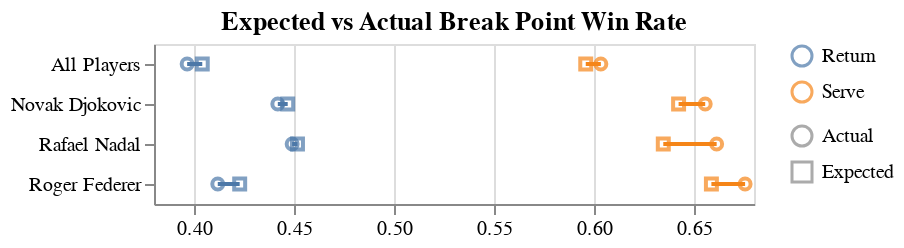

The code cell stored with this chart in its notebook:
### Code cell
import altair as alt

base = alt.Chart(clutch_stats).encode(
    x=alt.X('value', scale=alt.Scale(zero=False), title=None),
    y=alt.Y('player_name', title=None),
    color=alt.Color('serve_or_return', title=None),
)
circles = base.mark_point().encode(
    shape=alt.Shape('expected_or_actual', title=None)
)
lines = base.mark_line().encode(
    detail=['player_name', 'serve_or_return']
)
(circles + lines).properties(title='Expected vs Actual Break Point Win Rate')

### Figure 1 — Vega-Lite specification as saved in the notebook (floating-point values rounded to 4 significant figures)
{"config": {"view": {"continuousWidth": 300, "continuousHeight": 300}}, "layer": [{"mark": {"type": "point"}, "encoding": {"color": {"field": "serve_or_return", "title": null, "type": "nominal"}, "shape": {"field": "expected_or_actual", "title": null, "type": "nominal"}, "x": {"field": "value", "scale": {"zero": false}, "title": null, "type": "quantitative"}, "y": {"field": "player_name", "title": null, "type": "nominal"}}}, {"mark": {"type": "line"}, "encoding": {"color": {"field": "serve_or_return", "title": null, "type": "nominal"}, "detail": [{"field": "player_name", "type": "nominal"}, {"field": "serve_or_return", "type": "nominal"}], "x": {"field": "value", "scale": {"zero": false}, "title": null, "type": "quantitative"}, "y": {"field": "player_name", "title": null, "type": "nominal"}}}], "data": {"name": "data-904eb05439e4aa7298bd64fa2daafcda"}, "title": "Expected vs Actual Break Point Win Rate", "$schema": "https://vega.github.io/schema/vega-lite/v5.17.0.json", "datasets": {"data-904eb05439e4aa7298bd64fa2daafcda": [{"player_id": 104900.0, "player_name": "Novak Djokovic", "serve_or_return": "Serve", "expected_or_actual": "Expected", "value": 0.6423}, {"player_id": 103800.0, "player_name": "Roger Federer", "serve_or_return": "Serve", "expected_or_actual": "Expected", "value": 0.6587}, {"player_id": 104700.0, "player_name": "Rafael Nadal", "serve_or_return": "Serve", "expected_or_actual": "Expected", "value": 0.6346}, {"player_id": null, "player_name": "All Players", "serve_or_return": "Serve", "expected_or_actual": "Expected", "value": 0.5959}, {"player_id": 104900.0, "player_name": "Novak Djokovic", "serve_or_return": "Serve", "expected_or_actual": "Actual", "value": 0.6556}, {"player_id": 103800.0, "player_name": "Roger Federer", "serve_or_return": "Serve", "expected_or_actual": "Actual", "value": 0.6755}, {"player_id": 104700.0, "player_name": "Rafael Nadal", "serve_or_return": "Serve", "expected_or_actual": "Actual", "value": 0.6613}, {"player_id": null, "player_name": "All Players", "serve_or_return": "Serve", "expected_or_actual": "Actual", "value": 0.6034}, {"player_id": 104900.0, "player_name": "Novak Djokovic", "serve_or_return": "Return", "expected_or_actual": "Expected", "value": 0.4469}, {"player_id": 103800.0, "player_name": "Roger Federer", "serve_or_return": "Return", "expected_or_actual": "Expected", "value": 0.4228}, {"player_id": 104700.0, "player_name": "Rafael Nadal", "serve_or_return": "Return", "expected_or_actual": "Expected", "value": 0.4517}, {"player_id": null, "player_name": "All Players", "serve_or_return": "Return", "expected_or_actual": "Expected", "value": 0.4041}, {"player_id": 104900.0, "player_name": "Novak Djokovic", "serve_or_return": "Return", "expected_or_actual": "Actual", "value": 0.4419}, {"player_id": 103800.0, "player_name": "Roger Federer", "serve_or_return": "Return", "expected_or_actual": "Actual", "value": 0.4119}, {"player_id": 104700.0, "player_name": "Rafael Nadal", "serve_or_return": "Return", "expected_or_actual": "Actual", "value": 0.4491}, {"player_id": null, "player_name": "All Players", "serve_or_return": "Return", "expected_or_actual": "Actual", "value": 0.3966}]}}
